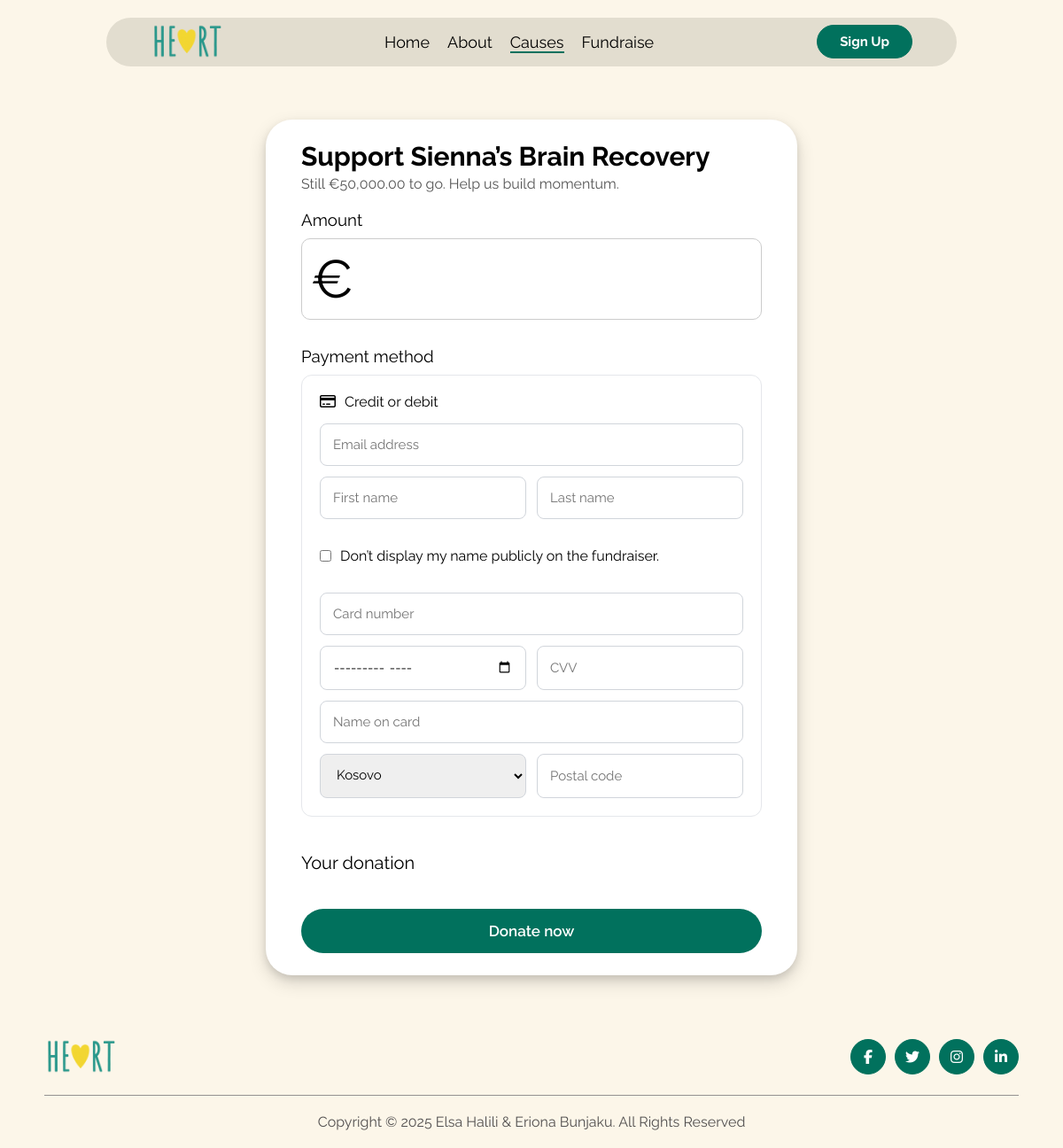
Screenshot of /donate.php?cause_id=9 with the database file from the repository.
### tables this page shows
CREATE TABLE `causes` (
  `id` int(10) UNSIGNED NOT NULL,
  `user_id` int(11) DEFAULT NULL,
  `category_id` int(11) DEFAULT NULL,
  `title` varchar(255) DEFAULT NULL,
  `description` text DEFAULT NULL,
  `goal_amount` decimal(10,2) DEFAULT NULL,
  `raised_amount` decimal(10,2) DEFAULT 0.00,
  `image` varchar(255) DEFAULT NULL,
  `status` enum('pending','approved','rejected','completed') DEFAULT 'pending',
  `created_at` timestamp NOT NULL DEFAULT current_timestamp()
);

### classes/Cause.php (called while the page is built, shortened)
<?php
class Cause
{
    public static function getById($pdo, $id)
    {
        $sql = "SELECT * FROM causes WHERE id = :id LIMIT 1";
        $stmt = $pdo->prepare($sql);
        $stmt->bindParam(':id', $id, PDO::PARAM_INT);
        $stmt->execute();
        return $stmt->fetch(PDO::FETCH_OBJ);
    }
}

### donate.php (the view, shortened to what this page needs)
<?php
include_once __DIR__ . '/classes/Cause.php';
$database = new Database();
$conn = $database->getConnection();
$causeId = isset($_GET['cause_id']) ? (int)$_GET['cause_id'] : 1;
$cause = Cause::getById($conn, $causeId);
$prefillFirstName = '';
$prefillLastName = '';
$prefillEmail = '';
?>
<!DOCTYPE html>
<html lang="en">
<head>
  <link rel="stylesheet" href="./styles/header_footer.css" />
  <link rel="stylesheet" href="./styles/style.css" />
  <link rel="stylesheet" href="./styles/donate.css" />
  <link rel="stylesheet" href="https://cdnjs.cloudflare.com/ajax/libs/font-awesome/6.4.2/css/all.min.css" />
</head>
<body>
  <?php include('components/navigation.php') ?>
  <section class="donate-section">
    <div class="donation-container">
      <p class="cause-title"><?= htmlspecialchars($cause->title) ?></p>
      <p class="subtitle">
        Still €<?= number_format($cause->goal_amount - $cause->raised_amount, 2) ?> to go. Help us build momentum.
      </p>
      <form method="post" id="donationForm">
        <h3 class="amount-title">Amount</h3>
        <div class="amount">
          <span>€</span>
          <input type="number" id="amountInput" name="amount" min="0" />
        </div>
        <h3 class="payment-title">Payment method</h3>
        <div class="payment-section">
          <div class="payment-method">
            <i class="fa-regular fa-credit-card"></i>
            <p>Credit or debit</p>
          </div>
          <div class="card-form">
            <input placeholder="Email address" name="email" class="full"
              value="<?= htmlspecialchars($prefillEmail) ?>" />
            <div class="row">
              <input type="text" placeholder="First name" name="firstName"
                value="<?= htmlspecialchars($prefillFirstName) ?>" />
              <input type="text" placeholder="Last name" name="lastName"
                value="<?= htmlspecialchars($prefillLastName) ?>" />
            </div>
            <div class="anonymous-checkbox">
              <input type="checkbox" id="anonymous" name="anonymous" value="1" />
              <label for="anonymous">Don’t display my name publicly on the fundraiser.</label>
            </div>
            <input placeholder="Card number" name="cardNumber" class="full" />
            <div class="row">
              <input type="month" placeholder="MM / YY" name="expireDate" />
              <input type="number" placeholder="CVV" name="cvv" />
            </div>
            <input type="text" placeholder="Name on card" name="cardName" class="full" />
            <div class="row">
              <select name="country">
                <option>Kosovo</option>
              </select>
              <input type="number" placeholder="Postal code" name="postalCode" />
            </div>
          </div>
        </div>
        <div class="total">
          <p>Your donation
          </p>
        </div>
        <button class="donate-btn" type="submit">Donate now</button>
      </form>
    </div>
  </section>
  <?php include('components/footer.php') ?>
</body>
</html>

### styles/style.css (style rules this page uses)
* { font-family: "Raleway", sans-serif; font-weight: 400; font-style: normal; margin: 0; padding: 0; box-sizing: border-box; }
body { background-color: #fcf6e9; }

### styles/donate.css (style rules this page uses)
.donate-section { display: flex; justify-content: center; align-items: center; margin: 50px 0; }
.donation-container { box-shadow: 0 8px 20px rgba(0, 0, 0, 0.15), 0 4px 8px rgba(0, 0, 0, 0.1); background: #fff; width: 600px; padding: 25px 40px; border-radius: 30px;6); }
.cause-title { font-size: 30px; margin-bottom: 5px; font-weight: 700; line-height: 1.1; }
.subtitle { color: #555; margin-bottom: 20px; }
.amount { display: flex; align-items: center; font-size: 60px; font-weight: bold; border: 1px solid #ccc; border-radius: 10px; padding: 10px; margin-bottom: 30px; margin-top: 10px; }
.amount input { border: none; width: 100%; font-size: 60px; outline: none; }
.payment-section { background: #fff; padding: 20px; border-radius: 12px; border: 1px solid #e5e7eb; margin-bottom: 20px; margin-top: 10px; }
.payment-method { margin-bottom: 15px; gap: 10px; display: flex; align-items: center; }
.card-form { display: flex; flex-direction: column; gap: 12px; }
.card-form input, .card-form select { width: 100%; padding: 14px; border: 1px solid #d1d5db; border-radius: 8px; font-size: 15px; }
.anonymous-checkbox input { width: auto!important; }
.row { display: flex; gap: 12px; }
.row input, .row select { flex: 1; }
.total { margin: 40px 0; }
.total p { display: flex; justify-content: space-between; font-size: 20px; }
.donate-btn { width: 100%; padding: 15px; background: #01715d; color: white; border: none; border-radius: 30px; font-size: 17px; cursor: pointer; font-weight: 600; }
.anonymous-checkbox { padding: 20px 0; display: flex; justify-content: flex-start; align-items: center; gap: 10px; }

### rows the page displays
causes: title "Support Sienna’s Brain Recovery", $cause->goal_amount - $cause->raised_amount "50,000.00"
